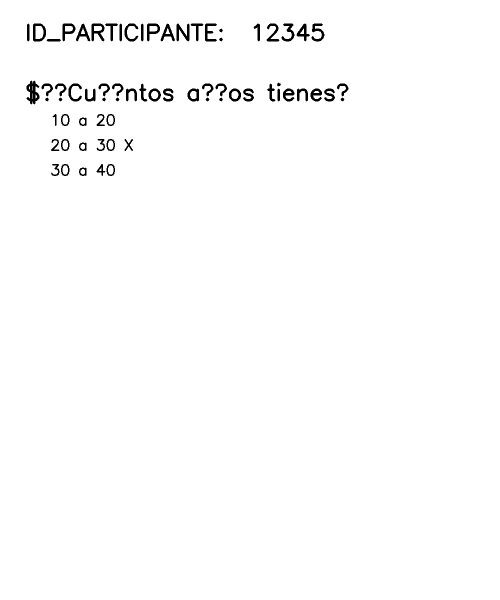
#> input picture debug_test_image.png, 1000 x 1200 px (shown at 1/2 size)
$ python -i preprocessor.py   (imports and definitions only)   (older library calls are emulated)
#> lines starting #> are read from the running program, lines starting #| are printed output that depends on the picture; after the words box and inside, x2 and y2 are one past the last pixel; in counts of white or black regions, pixels touching at a corner belong together
import cv2
import numpy as np
from typing import Optional, Dict, List, Union
import logging
from pathlib import Path

logger = logging.getLogger(__name__)

class Preprocessor:
    """Clase para preprocesamiento de imágenes específicamente para encuestas."""

    async def preprocess_image(self, image_path: str) -> np.ndarray:
        """
        Preprocesa una imagen para optimizar el OCR de encuestas.

        Args:
            image_path: Ruta de la imagen a procesar

        Returns:
            np.ndarray: Imagen preprocesada
        """
        try:
            # Cargar imagen
            image = cv2.imread(image_path)
            if image is None:
                raise ValueError(f"No se pudo cargar la imagen: {image_path}")

            # Convertir a escala de grises
            gray = cv2.cvtColor(image, cv2.COLOR_BGR2GRAY)

            # Aplicar umbral adaptativo
            thresh = cv2.adaptiveThreshold(
                gray,
                255,
                cv2.ADAPTIVE_THRESH_GAUSSIAN_C,
                cv2.THRESH_BINARY,
                11,
                2
            )

            # Reducir ruido
            denoised = cv2.fastNlMeansDenoising(thresh)

            return denoised

        except Exception as e:
            logger.error(f"Error en preprocesamiento de imagen {image_path}: {e}")
            raise

    async def detect_marks(self, image: np.ndarray) -> List[Dict[str, Union[str, float]]]:
        """
        Detecta marcas (X) en casillas de la encuesta.

        Args:
            image: Imagen preprocesada

        Returns:
            List de diccionarios con ubicación y confianza de cada marca
        """
        # TODO: Implementar detección real de marcas
        return []

class ImagePreprocessor:
    """
    Clase para preprocesar imágenes antes del OCR.
    Implementa mejoras de calidad y normalización de imágenes.
    """

    def __init__(self, min_quality_score: float = 0.5):
        """
        Inicializa el preprocesador de imágenes.

        Args:
            min_quality_score: Puntuación mínima de calidad (0-1)
        """
        self.min_quality_score = min_quality_score
        self.clahe = cv2.createCLAHE(clipLimit=2.0, tileGridSize=(8,8))
        self.quality_cache = {}
        self.max_image_size = 4000

    def preprocess_image(self, image_path: str) -> Optional[np.ndarray]:
        """
        Preprocesa una imagen para optimizarla para OCR.

        Args:
            image_path: Ruta a la imagen

        Returns:
            np.ndarray: Imagen procesada o None si la calidad es insuficiente

        Raises:
            FileNotFoundError: Si el archivo no existe
            ValueError: Si la imagen no puede ser cargada
        """
#> called with image_path = '../../debug_test_image.png'
        # Verificar que el archivo existe
        if not Path(image_path).exists():
            raise FileNotFoundError(f"Image file not found: {image_path}")

        try:
            # Cargar imagen
            image = cv2.imread(image_path)
#> image is the input picture: shape (1200, 1000, 3); 98.6% white; 69 black regions, largest, box (x1, y1, x2, y2) and area: (53, 161, 79, 209) 718, (183, 47, 209, 83) 486, (353, 47, 379, 83) 483
            if image is None:
                raise ValueError(f"No se pudo cargar la imagen: {image_path}")

            # Verificar calidad
            quality_score = self.assess_quality(image)
            if quality_score < self.min_quality_score:
                logger.warning(f"Calidad de imagen insuficiente ({quality_score:.2f}): {image_path}")
                return None

            # Aplicar preprocesamiento
            processed = self._process_steps(image)
            return processed

        except Exception as e:
            logger.error(f"Error en preprocesamiento de {image_path}: {str(e)}")
            if isinstance(e, FileNotFoundError):
                raise
            return None

    # [93 lines left out: functions check_image_problems, get_optimization_suggestions, get_quality_metrics, not called in this run]

    def assess_quality(self, image: np.ndarray) -> float:
        """
        Evalúa la calidad de la imagen.

        Args:
            image: Imagen a evaluar

        Returns:
            float: Puntuación de calidad (0-1)
        """
        try:
            # Convertir a escala de grises si es necesario
            if len(image.shape) == 3:
                gray = cv2.cvtColor(image, cv2.COLOR_BGR2GRAY)
            else:
                gray = image

            scores = []

            # Verificar brillo y contraste
            brightness = np.mean(gray) / 255.0
#> brightness = 0.986
            scores.append(1.0 - abs(0.5 - brightness))

            # Verificar borrosidad
            laplacian = cv2.Laplacian(gray, cv2.CV_64F)
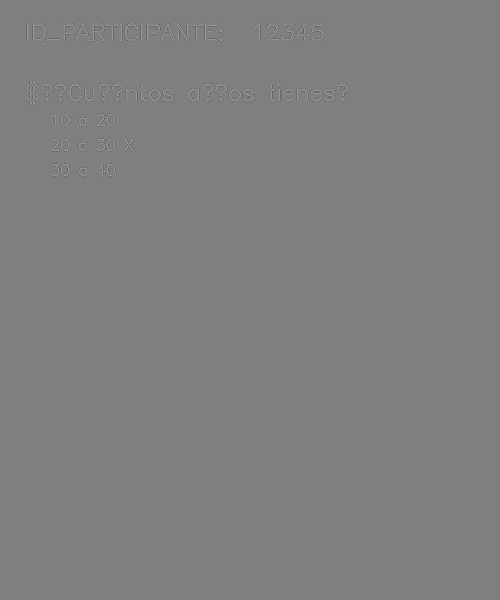
#> laplacian: shape (1200, 1000) float64 (shown at 1/2 size); min -765, max 765, mean 0; drawn with min black and max white
            variance = np.var(laplacian)
#> variance = 1510.1
            sharpness = min(variance / 1000.0, 1.0)
#> sharpness = 1
            scores.append(sharpness)

            # Verificar tamaño
            height, width = image.shape[:2]
#> height = 1200; width = 1000
            size_score = min(min(width, height) / 1000.0, 1.0)
#> size_score = 1
            scores.append(size_score)

            # Verificar contraste
            contrast = np.std(gray) / 128.0
#> contrast = 0.23
            scores.append(min(contrast, 1.0))

            # Verificar rotación
            angle = self._detect_skew(gray)
            skew_score = 1.0 - min(abs(angle) / 45.0, 1.0)
            scores.append(skew_score)

            return sum(scores) / len(scores)

        except Exception as e:
            logger.error(f"Error al evaluar calidad de la imagen: {str(e)}")
            return 0.0

    def _process_steps(self, image: np.ndarray) -> np.ndarray:
        if len(image.shape) == 3:
            gray = cv2.cvtColor(image, cv2.COLOR_BGR2GRAY)
        else:
            gray = image

        # Ajustar contraste antes de denoising
        enhanced = self._enhance_contrast(gray)

        # Reducir ruido con valores más conservadores
        denoised = cv2.fastNlMeansDenoising(enhanced, h=7)

        # Umbral adaptativo más suave
        binary = cv2.adaptiveThreshold(
            denoised,
            255,
            cv2.ADAPTIVE_THRESH_GAUSSIAN_C,
            cv2.THRESH_BINARY,
            15, # Aumentado de 11
            5   # Aumentado de 2
        )

        return binary

    def _enhance_contrast(self, image: np.ndarray) -> np.ndarray:
        """Mejora el contraste usando CLAHE."""
        return self.clahe.apply(image)

    # [10 lines left out: function _adaptive_threshold, not called in this run]

    def _detect_skew(self, image: np.ndarray) -> float:
        """
        Detecta el ángulo de rotación de la imagen.

        Args:
            image: Imagen en escala de grises

        Returns:
            float: Ángulo de rotación en grados
        """
        try:
            # Binarizar la imagen para mejor detección de bordes
            _, binary = cv2.threshold(image, 0, 255, cv2.THRESH_BINARY + cv2.THRESH_OTSU)

            # Encontrar bordes
            edges = cv2.Canny(binary, 50, 150, apertureSize=3)
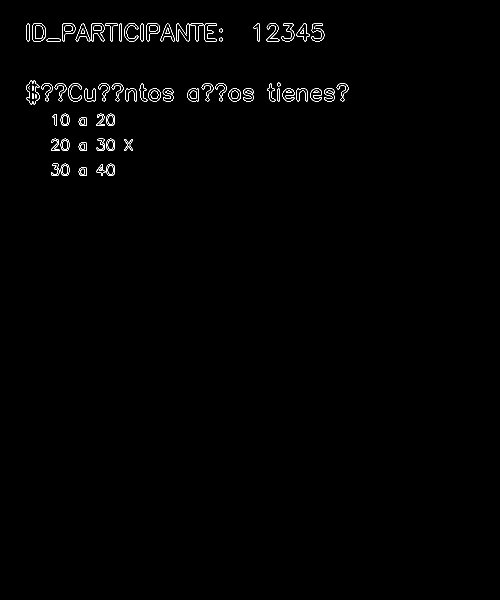
#> edges: shape (1200, 1000) (shown at 1/2 size); 0.64% white in thin lines or dots, all inside (x1, y1, x2, y2) = (52, 46, 697, 352)

            # Detectar líneas usando la transformada de Hough
            lines = cv2.HoughLinesP(edges, 1, np.pi/180, threshold=100,
                                minLineLength=100, maxLineGap=10)
#> lines = [[182, 51, 318, 51], [535, 181, 668, 181], [538, 183, 668, 186], [538, 182, 668, 182]]

            if lines is None or len(lines) == 0:
                return 0.0

            # Calcular ángulos de todas las líneas detectadas
            angles = []
            for line in lines:
                x1, y1, x2, y2 = line[0]
                if x2 - x1 == 0:  # Evitar división por cero
                    continue
                angle = np.degrees(np.arctan2(y2 - y1, x2 - x1))
                # Normalizar ángulo al rango [-45, 45]
                if angle < -45:
                    angle += 90
                elif angle > 45:
                    angle -= 90
                angles.append(angle)
#> this loop made 4 passes
#> (x1, y1, x2, y2, angle) on passes 1 to 4: (182, 51, 318, 51, 0), (535, 181, 668, 181, 0), (538, 183, 668, 186, 1.32), (538, 182, 668, 182, 0)
#> after the loop, angles = [0, 0, 1.32, 0]

            if not angles:
                return 0.0

            # Usar la mediana para ser más robusto a valores atípicos
            return float(np.median(angles))

        except Exception as e:
            logging.warning(f"Error al detectar rotación: {str(e)}")
            return 0.0

    # [53 lines left out: functions _correct_skew, enhance_region, _enhance_text_region, _enhance_marks_region, not called in this run]

>>> result = ImagePreprocessor().preprocess_image('../../debug_test_image.png')
#> in assess_quality, `angle = self._detect_skew(gray)`: angle = 0
#> in assess_quality, `skew_score = 1.0 - min(abs(angle) / 45.0, 1.0)`: skew_score = 1
#> in preprocess_image, `quality_score = self.assess_quality(image)`: quality_score = 0.749

$ run again, on debug_header_region.png
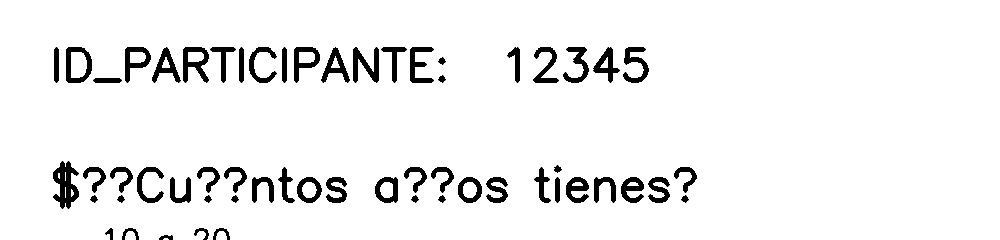
#> input picture debug_header_region.png, 2000 x 480 px (shown at 1/2 size)
#> in preprocess_image, image is the input picture: shape (480, 2000, 3); 94.1% white; 58 black regions, largest, box (x1, y1, x2, y2) and area: (106, 322, 158, 418) 2883, (366, 94, 418, 166) 1947, (706, 94, 758, 166) 1937
#> brightness = 0.941
#> variance = 2553.9
#> sharpness = 1
#> contrast = 0.47
#> in _detect_skew, `edges = cv2.Canny(binary, 50, 150, apertureSize=3)`:
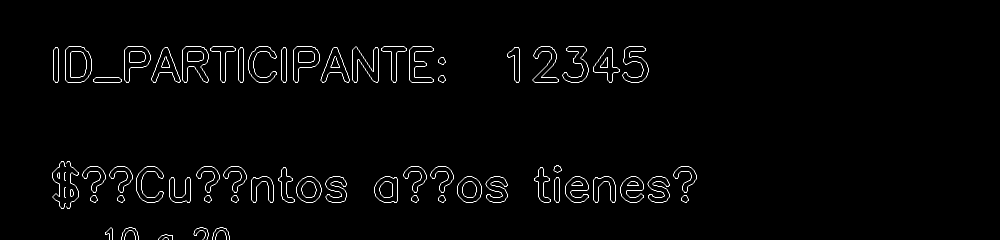
#> edges: shape (480, 2000) (shown at 1/2 size); 1.2% white in thin lines or dots, all inside (x1, y1, x2, y2) = (105, 93, 1394, 480)
#> lines = None
#> angle = 0
#> skew_score = 1
#> quality_score = 0.702
#> in _process_steps, `binary = cv2.adaptiveThreshold( denoised, 255, cv2.ADAPTIVE_THRESH_GAU..`:
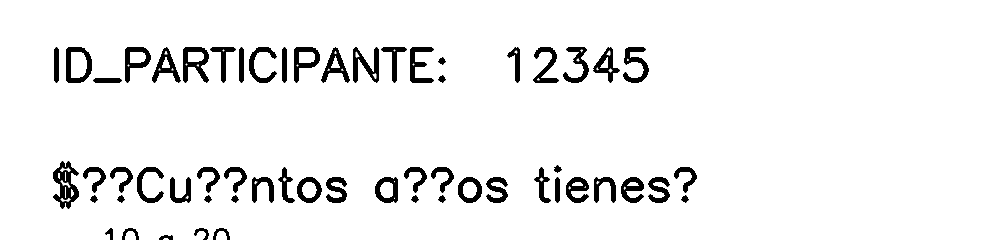
#> binary: shape (480, 2000) (shown at 1/2 size); 94.2% white; 58 black regions, largest, box (x1, y1, x2, y2) and area: (106, 322, 158, 418) 2573, (366, 94, 418, 166) 1919, (132, 94, 184, 166) 1816
